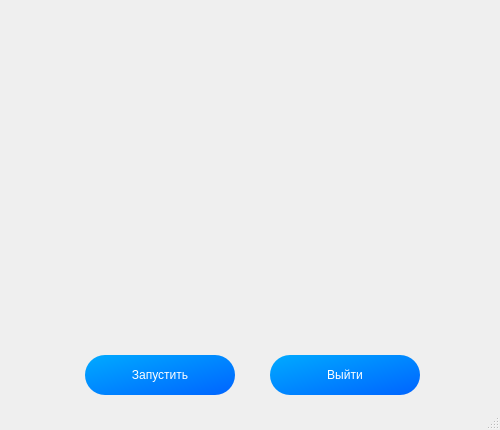
<?xml version="1.0" encoding="UTF-8"?>
<ui version="4.0">
 <class>MainWindow</class>
 <widget class="QMainWindow" name="MainWindow">
  <property name="geometry">
   <rect>
    <x>0</x>
    <y>0</y>
    <width>500</width>
    <height>430</height>
   </rect>
  </property>
  <property name="windowTitle">
   <string>Iron</string>
  </property>
  <widget class="QWidget" name="centralwidget">
   <widget class="QLabel" name="label">
    <property name="geometry">
     <rect>
      <x>0</x>
      <y>0</y>
      <width>500</width>
      <height>400</height>
     </rect>
    </property>
    <property name="text">
     <string/>
    </property>
    <property name="pixmap">
     <pixmap>Iron/utils/images/live_wallpaper.gif</pixmap>
    </property>
    <property name="scaledContents">
     <bool>true</bool>
    </property>
   </widget>

   <widget class="QPushButton" name="pushButton">
    <property name="geometry">
     <rect>
      <x>85</x>  <!-- Сместили немного левее -->
      <y>355</y>
      <width>150</width>
      <height>40</height>
     </rect>
    </property>
    <property name="styleSheet">
     <string notr="true">
        QPushButton {
            background-color: qlineargradient(x1:0, y1:0, x2:1, y2:1, stop:0 rgba(0, 170, 255, 255), stop:1 rgba(0, 100, 255, 255));
            border-radius: 20px;
            font: 75 14pt "MS Shell Dlg 2";
            color: white;
        }
        QPushButton:hover {
            background-color: rgba(0, 130, 255, 255);
        }
        QPushButton:pressed {
            background-color: rgba(0, 80, 255, 255);
        }
     </string>
    </property>
    <property name="text">
     <string>Запустить</string>
    </property>
   </widget>

   <widget class="QPushButton" name="pushButton_2">
    <property name="geometry">
     <rect>
      <x>270</x>  <!-- Сместили немного левее -->
      <y>355</y>
      <width>150</width>
      <height>40</height>
     </rect>
    </property>
    <property name="styleSheet">
     <string notr="true">
        QPushButton {
            background-color: qlineargradient(x1:0, y1:0, x2:1, y2:1, stop:0 rgba(0, 170, 255, 255), stop:1 rgba(0, 100, 255, 255));
            border-radius: 20px;
            font: 75 14pt "MS Shell Dlg 2";
            color: white;
        }
        QPushButton:hover {
            background-color: rgba(0, 130, 255, 255);
        }
        QPushButton:pressed {
            background-color: rgba(0, 80, 255, 255);
        }
     </string>
    </property>
    <property name="text">
     <string>Выйти</string>
    </property>
   </widget>

   <widget class="QTextBrowser" name="textBrowser">
    <property name="geometry">
     <rect>
      <x>50</x>
      <y>80</y>
      <width>400</width>
      <height>40</height>
     </rect>
    </property>
    <property name="styleSheet">
     <string notr="true">font: 75 14pt &quot;MS Shell Dlg 2&quot;;
background-color:transparent;
border-radius:none;
</string>
    </property>
   </widget>

   <widget class="QTextBrowser" name="textBrowser_2">
    <property name="geometry">
     <rect>
      <x>50</x>
      <y>130</y>
      <width>400</width>
      <height>40</height>
     </rect>
    </property>
    <property name="styleSheet">
     <string notr="true">font: 75 14pt &quot;MS Shell Dlg 2&quot;;
background-color:transparent;
border-radius:none;</string>
    </property>
   </widget>

   <widget class="QTextBrowser" name="textBrowser_3">
    <property name="geometry">
     <rect>
      <x>50</x>
      <y>180</y>
      <width>400</width>
      <height>200</height>
     </rect>
    </property>
    <property name="styleSheet">
     <string notr="true">font: 11pt &quot;MS Shell Dlg 2&quot;;
background-color:transparent;</string>
    </property>
    <property name="visible">
     <bool>false</bool>
    </property>
    <property name="enabled">
     <bool>false</bool>
    </property>
   </widget>
  </widget>
  <widget class="QMenuBar" name="menubar">
   <property name="geometry">
    <rect>
     <x>0</x>
     <y>0</y>
     <width>500</width>
     <height>26</height>
    </rect>
   </property>
  </widget>
  <widget class="QStatusBar" name="statusbar"/>
 </widget>
 <resources/>
 <connections/>
</ui>
